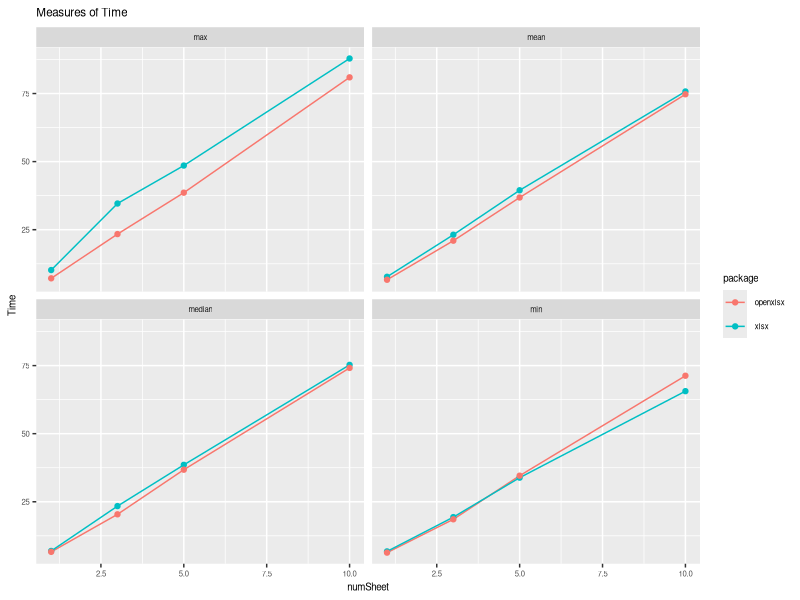

Recreate this plot in R.
## ---- chunk 1
knitr::opts_chunk$set(echo = TRUE)
## ---- chunk 2
library(ggplot2)


data <- as.data.frame(read.table(header = TRUE, text = 
                         'package numSheet       Time measure
                             xlsx        1      10.18     max
                             xlsx        3      34.61     max
                             xlsx        5      48.55     max
                             xlsx       10      87.86     max
                         openxlsx        1       7.14     max
                         openxlsx        3      23.39     max
                         openxlsx        5      38.59     max
                         openxlsx       10      80.94     max
                             xlsx        1       7.71    mean
                             xlsx        3      23.14    mean
                             xlsx        5      39.48    mean
                             xlsx       10      75.75    mean
                         openxlsx        1       6.62    mean
                         openxlsx        3      20.96    mean
                         openxlsx        5      36.82    mean
                         openxlsx       10      74.73    mean
                             xlsx        1       6.93  median
                             xlsx        3      23.41  median
                             xlsx        5      38.55  median
                             xlsx       10      75.26  median
                         openxlsx        1       6.61  median
                         openxlsx        3      20.39  median
                         openxlsx        5      36.77  median
                         openxlsx       10      74.14  median
                             xlsx        1       6.77     min
                             xlsx        3      19.36     min
                             xlsx        5      33.85     min
                             xlsx       10      65.61     min
                         openxlsx        1       6.32     min
                         openxlsx        3      18.56     min
                         openxlsx        5      34.57     min
                         openxlsx       10      71.27     min
                             '
))

ggplot(data=data, aes(x=numSheet, y=Time, group=package, colour=package)) + geom_line() + geom_point() + ggtitle("Measures of Time") +
  theme(text = element_text(size=7)) + facet_wrap( ~ measure, ncol = 2)
